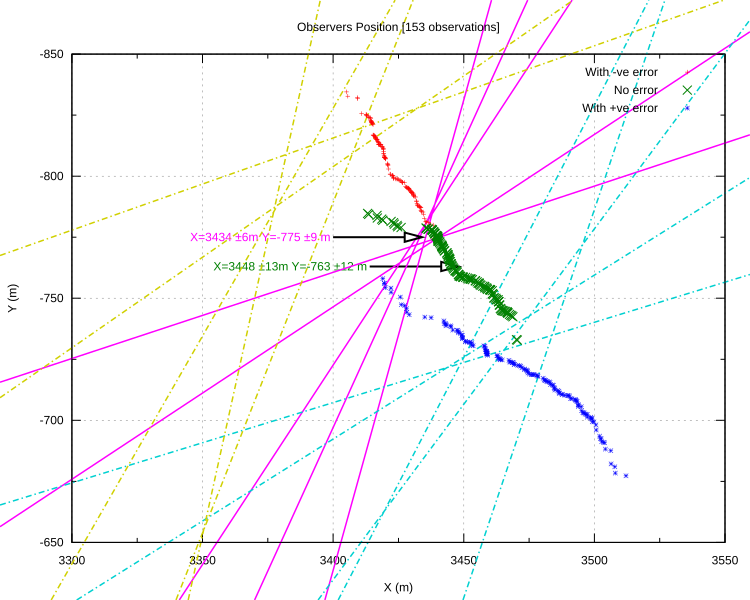

Here is the gnuplot script that generated this plot:
# set logscale x
set colorsequence classic
set grid
set xlabel "X (m)"
#set xtics 2100,100,2400
# set xtics 100
set xtics autofreq
set mxtics 2
set xrange [3300:3550]
#set format x ""

# set logscale y
set ylabel "Y (m)"
# set yrange [] reverse
set yrange [-650:-850] reverse
# set ytics 100
set ytics autofreq
set mytics 2
# set ytics 8,35,3
# set logscale y2
# set y2label "Bytes"
# set y2range [1:1e9]
# set y2tics

set pointsize 2
set datafile separator whitespace#"	"
set datafile missing "NaN"

# set key off

set terminal svg size 750,600

set title "Observers Position [153 observations]"
set label "X=3448 ±13m Y=-763 ±12 m" at 3413,-763 right font ",12" textcolor rgb "#007F00"
set arrow from 3414,-763 to 3448,-763 lt -1 lw 2 empty
set arrow from 73,414 to 3670,-856 nohead lw 1.50 lc rgb "#FF00FF"
set label "Tower 1" at 22.8,413.7 right font ",9" rotate by -30
set label "Fence Break 1" at 2206.5,-357.1 right font ",9" rotate by -30
set arrow from 951,983 to 3640,-916 nohead lw 1.50 lc rgb "#FF00FF"
set label "Control tower base" at 900.9,982.6 right font ",9" rotate by -30
set label "Embankment inside corner" at 2626.7,-236.3 right font ",9" rotate by -30
set arrow from 2724,382 to 3563,-989 nohead lw 1.50 lc rgb "#FF00FF"
set label "Trees right of Fedex" at 2673.6,382.3 right font ",9" rotate by -30
set label "Factory interior corner" at 3125.4,-355.7 right font ",9" rotate by -30
set arrow from 2938,389 to 3531,-1005 nohead lw 1.50 lc rgb "#FF00FF"
set label "Factory cream stripe" at 2888.0,389.5 right font ",9" rotate by -30
set label "ALUGAM-SE Left" at 3292.0,-559.9 right font ",9" rotate by -30
set arrow from 3023,813 to 3498,-1016 nohead lw 1.50 lc rgb "#FF00FF"
set label "Tall radio tower" at 2973.3,812.6 right font ",9" rotate by -30
set label "Building corner" at 3220.4,-140.3 right font ",9" rotate by -30
set arrow from 64,390 to 3688,-802 nohead lw 1.50 lc rgb "#00D0D0" dt 4
set arrow from 937,962 to 3669,-873 nohead lw 1.50 lc rgb "#00D0D0" dt 4
set arrow from 2702,369 to 3620,-951 nohead lw 1.50 lc rgb "#00D0D0" dt 4
set arrow from 2915,380 to 3575,-984 nohead lw 1.50 lc rgb "#00D0D0" dt 4
set arrow from 2999,806 to 3566,-996 nohead lw 1.50 lc rgb "#00D0D0" dt 4
set arrow from 81,437 to 3650,-910 nohead lw 1.50 lc rgb "#D0D000" dt 4
set arrow from 965,1003 to 3609,-959 nohead lw 1.50 lc rgb "#D0D000" dt 4
set arrow from 2745,395 to 3504,-1022 nohead lw 1.50 lc rgb "#D0D000" dt 4
set arrow from 2961,399 to 3486,-1022 nohead lw 1.50 lc rgb "#D0D000" dt 4
set arrow from 3047,819 to 3428,-1032 nohead lw 1.50 lc rgb "#D0D000" dt 4
set label "X=3434 ±6m Y=-775 ±9 m" at 3399,-775 right font ",12" textcolor rgb "#FF00FF"
set arrow from 3400,-775 to 3434,-775 lt -1 lw 2 empty

set output "observer_xy.svg"

plot "observer_xy.dat" using 1:2 title "With -ve error" w points ps 0.5, \
    "observer_xy.dat" using 1:3 title "No error" w points ps 1.0, \
    "observer_xy.dat" using 1:4 title "With +ve error" w points ps 0.5
#plot "observer_xy.dat" using 1:3 title "Mid data" w points lt 6 ps 1
reset
